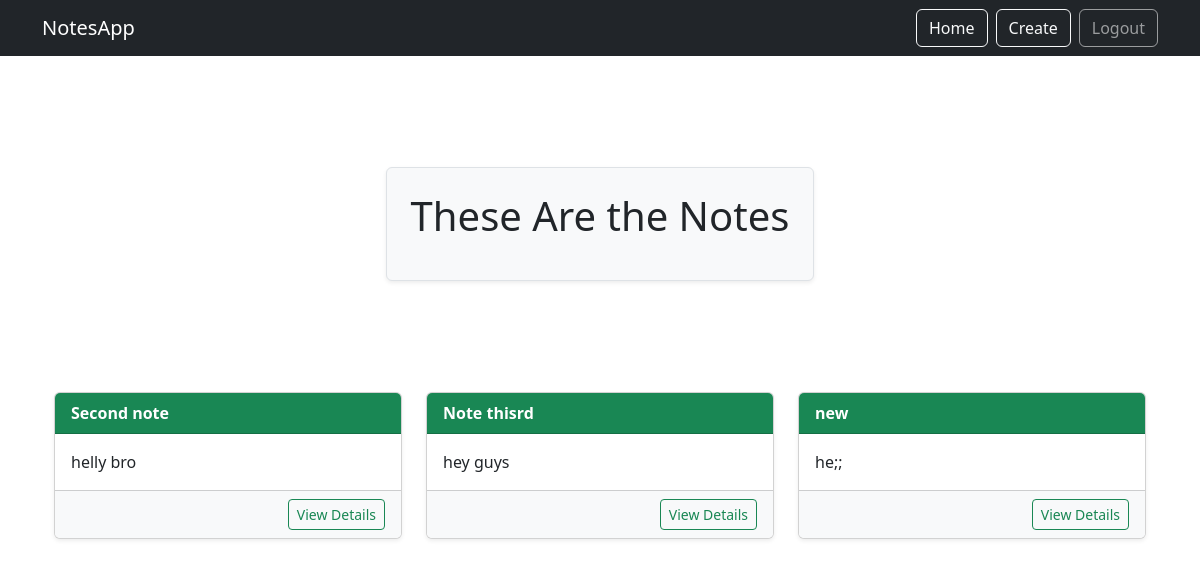
Page /smart/notes/ (signed in) on the earlier database version.
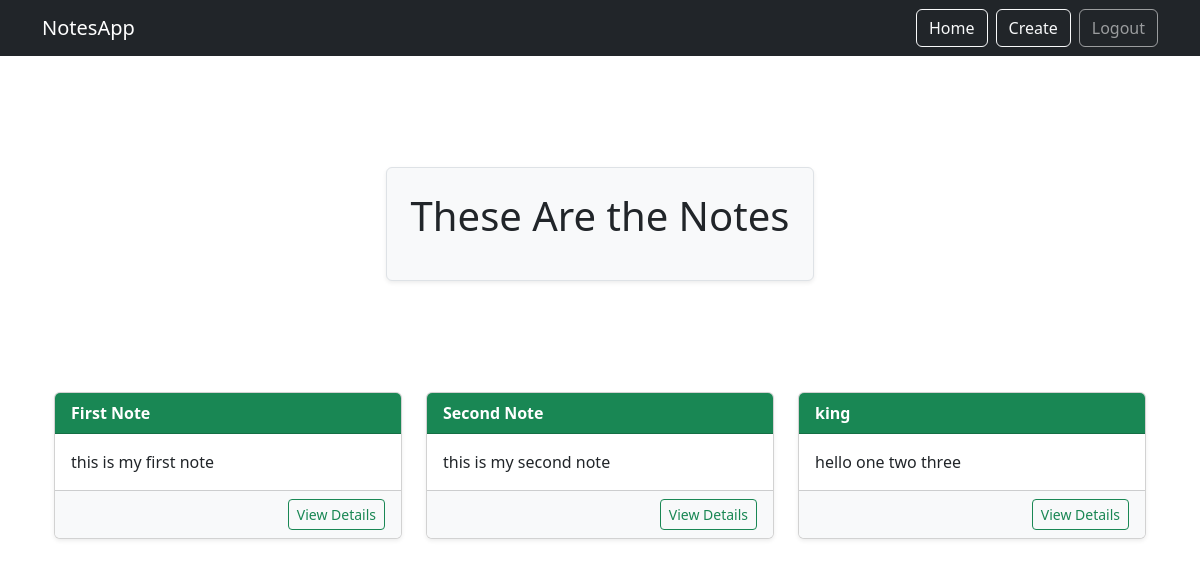
Same page on the later database version.
### new_notes/models.py (models this page shows, shortened)
class Notes(models.Model):
    title=models.CharField(max_length=200)
    text=models.TextField()
    user=models.ForeignKey(User,on_delete=models.CASCADE,related_name='notes')

### new_notes/views.py (the view)
# urls.py: path('notes/', views.NotesList.as_view(), name="notes.list"),
class NotesList(LoginRequiredMixin, ListView):
    model = Notes
    context_object_name = "notes"
    template_name = "notes_list.html"
    login_url="/login"
    def get_queryset(self):
        return self.request.user.notes.all()

### templates/notes_list.html
{% extends "base.html" %}
{% block content %}
<div class="d-flex justify-content-center align-items-center" style="min-height: 30vh;">
  <div class="home-holder text-center p-4 border rounded shadow-sm bg-light">
    <div class="notes-list-heading">
      <h1 class="fs-1 mb-3">These Are the Notes</h1>
    </div>
  </div>
</div>
<div class="container my-5">
  <div class="row justify-content-center">
    {% for note in notes %}
      <div class="col-md-4 mb-4 d-flex">
        <div class="card w-100 shadow-sm">
          <div class="card-header bg-success text-white">
            <strong>{{ note.title }}</strong>
          </div>
          <div class="card-body">
            <p class="card-text">{{ note.text|truncatechars:100 }}</p>
          </div>
          <div class="card-footer bg-light text-end">
            <a href="{% url 'notes.detail' pk=note.id %}" class="btn btn-outline-success btn-sm">
              View Details
            </a>
          </div>
        </div>
      </div>
    {% empty %}
      <div class="col-12 text-center">
        <p class="text-muted">No notes available.</p>
      </div>
    {% endfor %}
  </div>
</div>
{% endblock %}

### templates/base.html (shortened to what this page needs)
<!doctype html>
<html lang="en">
  <head>
    <link
      rel="stylesheet"
      href="https://cdn.jsdelivr.net/npm/bootstrap@5.3.8/dist/css/bootstrap.min.css"
    />
  </head>
  <body>
    <nav class="navbar navbar-expand-lg navbar-dark bg-dark">
      <div class="container">
        <a class="navbar-brand" href="{% url 'home' %}">NotesApp</a>
        <div class="ms-auto d-flex gap-2">
          {% if user.is_authenticated %}
            <a class="btn btn-outline-light" href="{% url 'notes.list' %}">Home</a>
            <a class="btn btn-outline-light" href="{% url 'notes.new' %}">Create</a>
            <form method="POST" action="{% url 'logout' %}" class="logout-form">
              <button type="submit" class="logout-btn">Logout</button>
            </form>
          {% else %}
            <a class="btn btn-outline-light" href="{% url 'login' %}">Login</a>
            <a class="btn btn-outline-light" href="{% url 'signup' %}">Signup</a>
          {% endif %}
        </div>
      </div>
    </nav>
    <div class="container my-5">
      {% block content %}
      {% endblock %}
    </div>
  </body>
</html>

### templates/base.html (style rules this page uses)
.logout-form { display: inline; margin: 0; }
.logout-btn { padding: 0.375rem 0.75rem; border: 1px solid rgba(255, 255, 255, 0.55); background: transparent; color: rgba(255, 255, 255, 0.55); border-radius: 0.375rem; cursor: pointer; text-decoration: none; font-size: 1rem; transition: color 0.15s ease-in-out, background-color 0.15s ease-in-out, border-color 0.15s ease-in-out; }

Differences in the rows shown:
removed Notes: title "Note thisrd", text "hey guys"
removed Notes: title "new", text "he;;"
changed Notes: title "Second note" → "First Note"; text "helly bro" → "this is my first note"
added Notes: title "Second Note", text "this is my second note"
added Notes: title "king", text "hello one two three"
